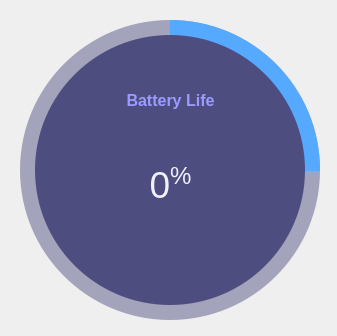
<?xml version="1.0" encoding="UTF-8"?>
<ui version="4.0">
 <class>Color_Gauge</class>
 <widget class="QMainWindow" name="Color_Gauge">
  <property name="geometry">
   <rect>
    <x>0</x>
    <y>0</y>
    <width>337</width>
    <height>336</height>
   </rect>
  </property>
  <property name="windowTitle">
   <string>MainWindow</string>
  </property>
  <widget class="QWidget" name="centralwidget">
   <widget class="QFrame" name="circleProgressBAR_Base">
    <property name="geometry">
     <rect>
      <x>10</x>
      <y>10</y>
      <width>320</width>
      <height>320</height>
     </rect>
    </property>
    <property name="frameShape">
     <enum>QFrame::NoFrame</enum>
    </property>
    <property name="frameShadow">
     <enum>QFrame::Raised</enum>
    </property>
    <widget class="QFrame" name="circle_Progess">
     <property name="geometry">
      <rect>
       <x>10</x>
       <y>10</y>
       <width>300</width>
       <height>300</height>
      </rect>
     </property>
     <property name="styleSheet">
      <string notr="true">QFrame{
border-radius: 150px;
background-color: qconicalgradient(cx:0.5, cy:0.5, angle:90, stop:0.749 rgba(255, 11, 133, 0), stop:0.750 rgba(85, 170, 255, 255))
}</string>
     </property>
     <property name="frameShape">
      <enum>QFrame::StyledPanel</enum>
     </property>
     <property name="frameShadow">
      <enum>QFrame::Raised</enum>
     </property>
    </widget>
    <widget class="QFrame" name="circle_background">
     <property name="geometry">
      <rect>
       <x>10</x>
       <y>10</y>
       <width>300</width>
       <height>300</height>
      </rect>
     </property>
     <property name="styleSheet">
      <string notr="true">QFrame{
	border-radius: 150px;
	background-color: rgba(77, 77, 127,120);
}</string>
     </property>
     <property name="frameShape">
      <enum>QFrame::StyledPanel</enum>
     </property>
     <property name="frameShadow">
      <enum>QFrame::Raised</enum>
     </property>
    </widget>
    <widget class="QFrame" name="container">
     <property name="geometry">
      <rect>
       <x>25</x>
       <y>25</y>
       <width>270</width>
       <height>270</height>
      </rect>
     </property>
     <property name="styleSheet">
      <string notr="true">QFrame{
	border-radius: 135px;
	background-color: rgb(77, 77, 127);
}</string>
     </property>
     <property name="frameShape">
      <enum>QFrame::StyledPanel</enum>
     </property>
     <property name="frameShadow">
      <enum>QFrame::Raised</enum>
     </property>
     <widget class="QLabel" name="label_title">
      <property name="geometry">
       <rect>
        <x>-20</x>
        <y>0</y>
        <width>311</width>
        <height>131</height>
       </rect>
      </property>
      <property name="font">
       <font>
        <family>Segoe UI</family>
        <pointsize>12</pointsize>
        <weight>50</weight>
        <bold>false</bold>
       </font>
      </property>
      <property name="styleSheet">
       <string notr="true">color: rgb(255, 255, 255); background-color: none;</string>
      </property>
      <property name="text">
       <string>&lt;html&gt;&lt;head/&gt;&lt;body&gt;&lt;p&gt;&lt;span style=&quot; font-weight:600; color:#9b9bff;&quot;&gt;Battery Life&lt;/span&gt;&lt;/p&gt;&lt;/body&gt;&lt;/html&gt;</string>
      </property>
      <property name="alignment">
       <set>Qt::AlignCenter</set>
      </property>
     </widget>
     <widget class="QLabel" name="label_precentage">
      <property name="geometry">
       <rect>
        <x>-50</x>
        <y>60</y>
        <width>371</width>
        <height>181</height>
       </rect>
      </property>
      <property name="font">
       <font>
        <family>Nirmala UI</family>
        <pointsize>28</pointsize>
        <weight>75</weight>
        <bold>true</bold>
       </font>
      </property>
      <property name="styleSheet">
       <string notr="true">color: rgb(255, 255, 255); background-color: none;</string>
      </property>
      <property name="text">
       <string>&lt;html&gt;&lt;head/&gt;&lt;body&gt;&lt;p align=&quot;center&quot;&gt;&lt;span style=&quot; font-weight:400; color:#f0f0ff;&quot;&gt;0&lt;/span&gt;&lt;span style=&quot; font-weight:400; color:#f0f0ff; vertical-align:super;&quot;&gt;%&lt;/span&gt;&lt;/p&gt;&lt;/body&gt;&lt;/html&gt;</string>
      </property>
      <property name="alignment">
       <set>Qt::AlignCenter</set>
      </property>
     </widget>
    </widget>
    <zorder>circle_background</zorder>
    <zorder>circle_Progess</zorder>
    <zorder>container</zorder>
   </widget>
  </widget>
 </widget>
 <resources/>
 <connections/>
</ui>
